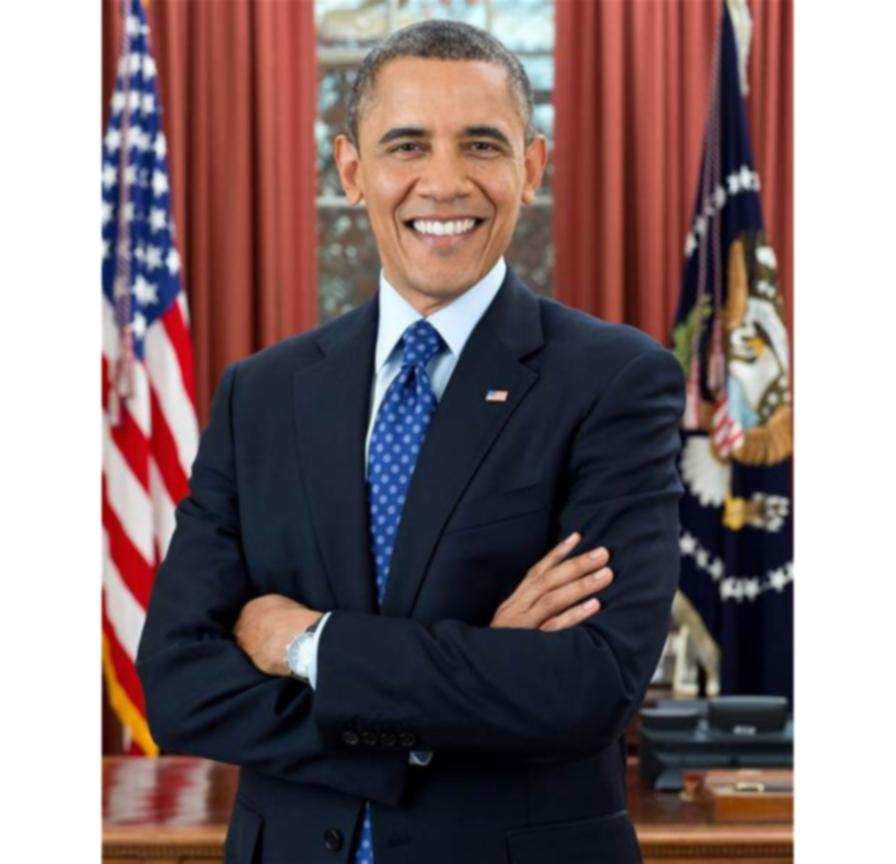
#> input picture AI/gaussianImg.jpg, 2687 x 2592 px, given in place of the camera (shown at 1/3 size)
$ python '1. Real time face detection and traking.py'
#> lines starting #> are read from the running program, lines starting #| are printed output that depends on the picture
#facedetection
import cv2
import os

alg = "haarcascade_frontalface_default.xml"
haar = cv2.CascadeClassifier(alg)
cam = cv2.VideoCapture(0)
dataset = "dataset" #make a dir name dataset manually inside your working dir
name = " " #write a name you want to give your dataset inside databse dir

path = os.path.join(dataset, name)
if not os.path.isdir(path):
    os.mkdir(path)

(width, height) = (130, 100)
count = 1
while (count < 31):
    print(count)
    _,img = cam.read()
#> img is the input picture: shape (2592, 2687, 3); mean B, G, R 112.8, 111.2, 128.8
    grayImg = cv2.cvtColor(img, cv2.COLOR_BGR2GRAY)
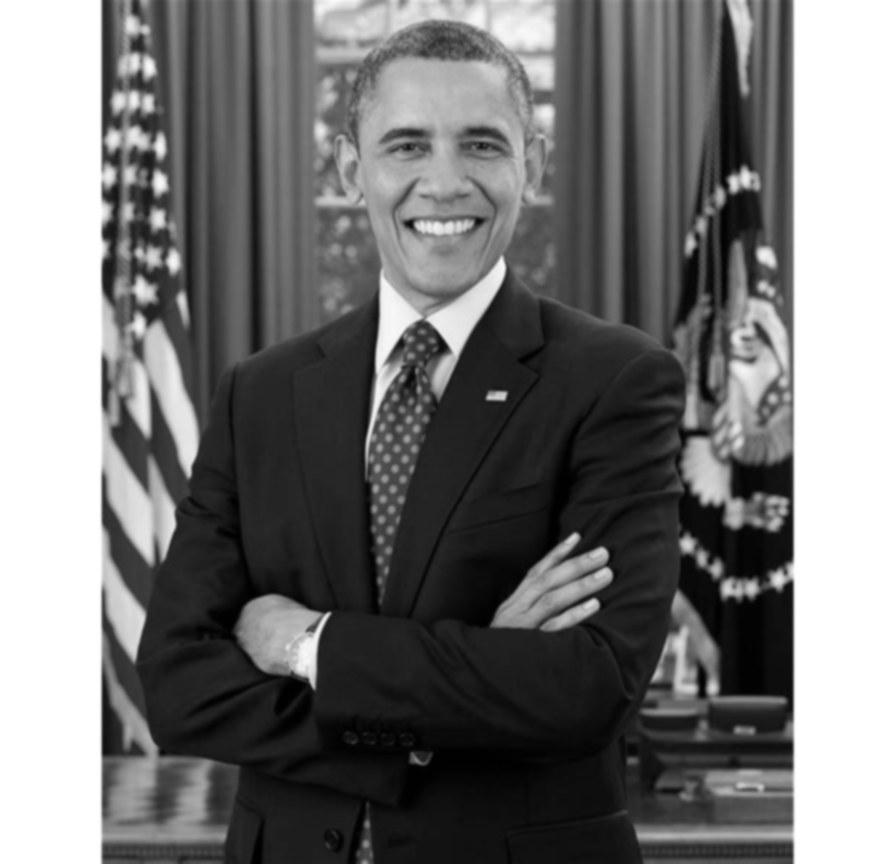
#> grayImg: shape (2592, 2687) (shown at 1/3 size); min 0, max 255, mean 116.6
    faces = haar.detectMultiScale(grayImg, 1.3, 4)
#> faces = [[1017, 189, 643, 643]]
    for (x, y, w, h) in faces:
        cv2.rectangle(img, (x, y), (x + w, y + h), (0, 255, 0), 2)
        onlyFace = grayImg[y:y+h, x:x+w]
        resizeImg = cv2.resize(onlyFace, (width, height))
        cv2.imwrite("%s/%s.jpg"%(path,count),resizeImg)
        count += 1
#> this loop made 1 pass
#> (x, y, w, h, count) on pass 1: (1017, 189, 643, 643, 2)
#> pass 1, `onlyFace = grayImg[y:y+h, x:x+w]`:
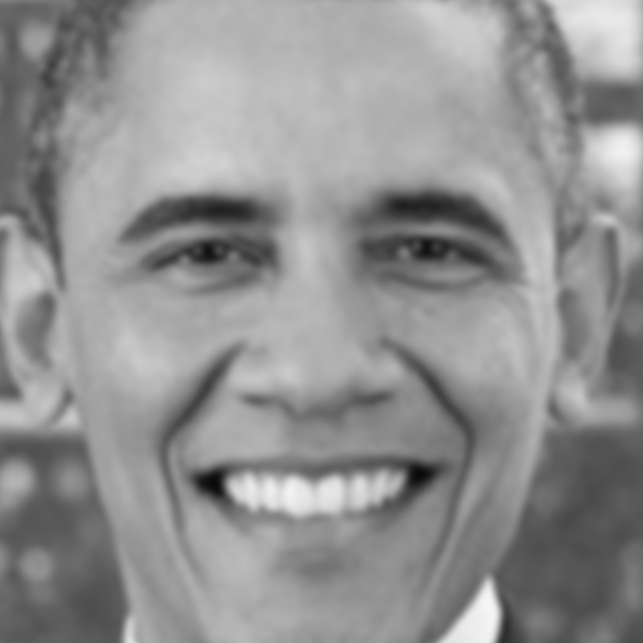
#> onlyFace: shape (643, 643); min 8, max 247, mean 145.1
#> pass 1, `resizeImg = cv2.resize(onlyFace, (width, height))`:
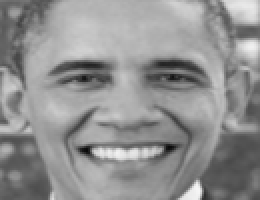
#> resizeImg: shape (100, 130) (shown 2 times larger); min 9, max 246, mean 145
#> after the loop, count = 2
    cv2.imshow("FaceDetection", img)
    key = cv2.waitKey(10)
#> (key Esc is pressed here)
    if key == 27:
        break
print("Face Capture Successful!")
cam.release()
cv2.destroyAllWindows()
